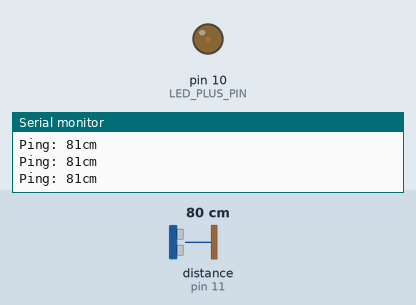
This sketch was run on a simulated Arduino Uno, built with avr-gcc and run on an emulated ATmega328P. Shown: output pins drawn as LEDs (lit = HIGH), the last lines printed to the serial monitor. Inputs (shaded band) come from the test bench; at power-on: distance to the obstacle (sensor on pin 11) 80 cm. The echo pulse lasts 58.3 µs per cm.

Above: at 1.2 s.
1.3 s: distance to the obstacle (sensor on pin 11) set to 33 cm
2.8 s: distance to the obstacle (sensor on pin 11) set to 28 cm
At 3.2 s:
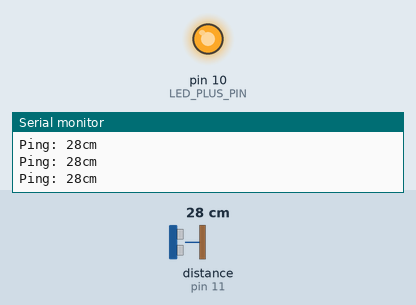
4.3 s: distance to the obstacle (sensor on pin 11) set to 23 cm
5.8 s: distance to the obstacle (sensor on pin 11) set to 19 cm
At 6.8 s:
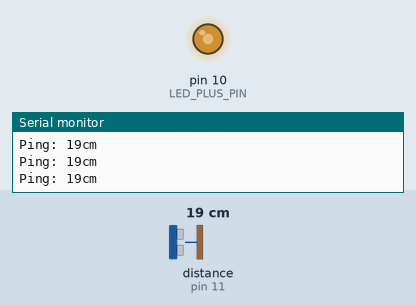
7.3 s: distance to the obstacle (sensor on pin 11) set to 35 cm
At 8.2 s:
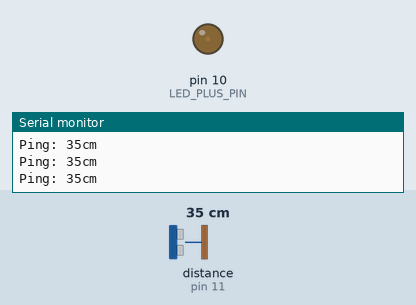
Timing chart, 0 to 9.8 s (numbered marks = the images above; inputs shaded):
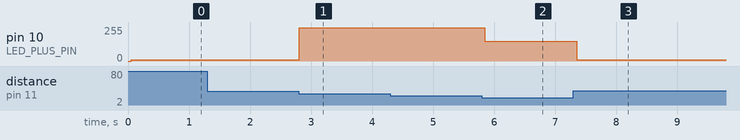

The sketch:

RobotEyes.ino
```cpp
// ---------------------------------------------------------------------------
// Example NewPing library sketch that does a ping about 20 times per second.
// ---------------------------------------------------------------------------

#include <NewPing.h>
#define LED_PLUS_PIN  10  // Arduino pin tied to Led plus
#define TRIGGER_PIN  12  // Arduino pin tied to trigger pin on the ultrasonic sensor.
#define ECHO_PIN     11  // Arduino pin tied to echo pin on the ultrasonic sensor.
#define MAX_DISTANCE 200 // Maximum distance we want to ping for (in centimeters). Maximum sensor distance is rated at 400-500cm.

NewPing sonar(TRIGGER_PIN, ECHO_PIN, MAX_DISTANCE); // NewPing setup of pins and maximum distance.

int brightness = 0;    // how bright the LED is
int fadeAmount = 5;    // how many points to fade the LED by

void setup() {
  pinMode(LED_PLUS_PIN, OUTPUT);
  Serial.begin(9600); // Open serial monitor at 115200 baud to see ping results.
}

void loop() {
  delay(50);                      // Wait 50ms between pings (about 20 pings/sec). 29ms should be the shortest delay between pings.
  unsigned int uS = sonar.ping(); // Send ping, get ping time in microseconds (uS).
  Serial.print("Ping: ");
  Serial.print(uS / US_ROUNDTRIP_CM); // Convert ping time to distance and print result (0 = outside set distance range, no ping echo)
  Serial.println("cm");

    if(uS / US_ROUNDTRIP_CM < 11){
      analogWrite(LED_PLUS_PIN, 50);
    }else if(uS / US_ROUNDTRIP_CM < 21 & uS / US_ROUNDTRIP_CM > 10){
      analogWrite(LED_PLUS_PIN, 150);
    } else if(uS / US_ROUNDTRIP_CM < 31 & uS / US_ROUNDTRIP_CM > 20){
      analogWrite(LED_PLUS_PIN, 250);
    } else if(uS / US_ROUNDTRIP_CM < 31 & uS / US_ROUNDTRIP_CM > 20){
      analogWrite(LED_PLUS_PIN, 300);
    }else       analogWrite(LED_PLUS_PIN, 10);


}
```

Measured:
- the behaviour switches between 31 and 30 cm on distance to the obstacle (sensor on pin 11) (found by bisection; images 0 and 1)
- the behaviour switches between 21 and 20 cm on distance to the obstacle (sensor on pin 11) (found by bisection; images 1 and 2)
- after the input at 2.8 s, pin 10 (LED_PLUS_PIN): 10/255 → 250/255 at once
- after the input at 5.8 s, pin 10 (LED_PLUS_PIN): 250/255 → 150/255 at once
- after the input at 7.3 s, pin 10 (LED_PLUS_PIN): 150/255 → 10/255 after 0.05 s
